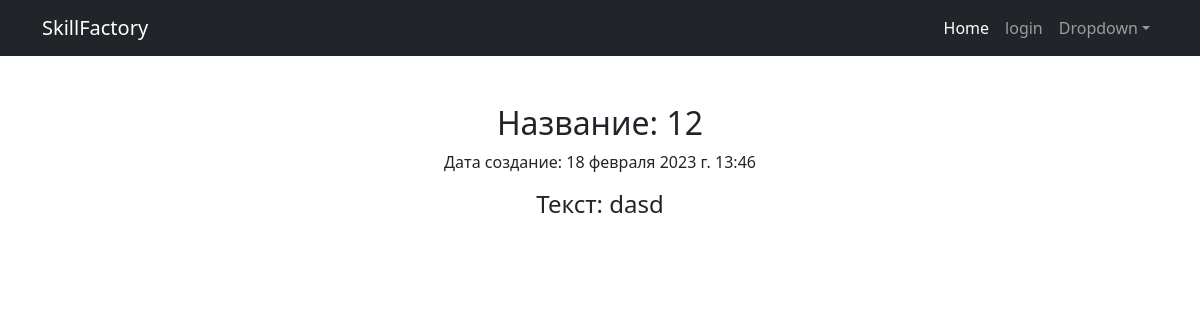
/articles/6, run on the app's committed database.
### news/models.py (models this page shows, shortened)
class Post(models.Model):
    news = 'NW'
    articles = 'AR'
    POSITION = [
        (news, 'Новость'),
        (articles, 'Статья')
    ]
    author_post = models.ForeignKey(Author, on_delete=models.CASCADE)
    category_type = models.CharField(max_length=2, default=news, choices=POSITION)
    date_created = models.DateTimeField(auto_now_add=True)
    category = models.ManyToManyField(Category)
    title = models.CharField(max_length=128, blank=False, null=False)
    text = models.TextField(blank=False, null=False)
    raitingPost = models.SmallIntegerField(default=0, verbose_name='Рэйтинг поста')
    class Meta:
        verbose_name = ("Пост")
        verbose_name_plural = ("Посты")

### news/views.py (the view)
# urls.py: path('<int:pk>', NewsDetail.as_view(), name='news_detail'),
class NewsDetail(DetailView):
    raise_exception = True
    model = Post
    template_name = 'news_detail.html'
    context_object_name = 'news'

### news/templatetags/custom_filters.py (called while the page is built)
@register.filter(name='censor')
def censor(value):
    bad_words = ["дурак", "глупец"]
    for word in bad_words:
        value = value.replace(word, "*" * len(word))
    return value

### templates/news_detail.html (shortened to what this page needs)
<!DOCTYPE html>
{% extends 'default.html' %}
{% load custom_filters %}
{% block content %}
<h2>Название: {{news.title}}</h2>
<p>Дата создание: {{news.date_created}}</p>
<h4>Текст: {{news.text|censor}}</h4>
{% endblock %}

### data on the page
Post: title "12", date_created "18 февраля 2023 г. 13:46", text|censor "dasd"
